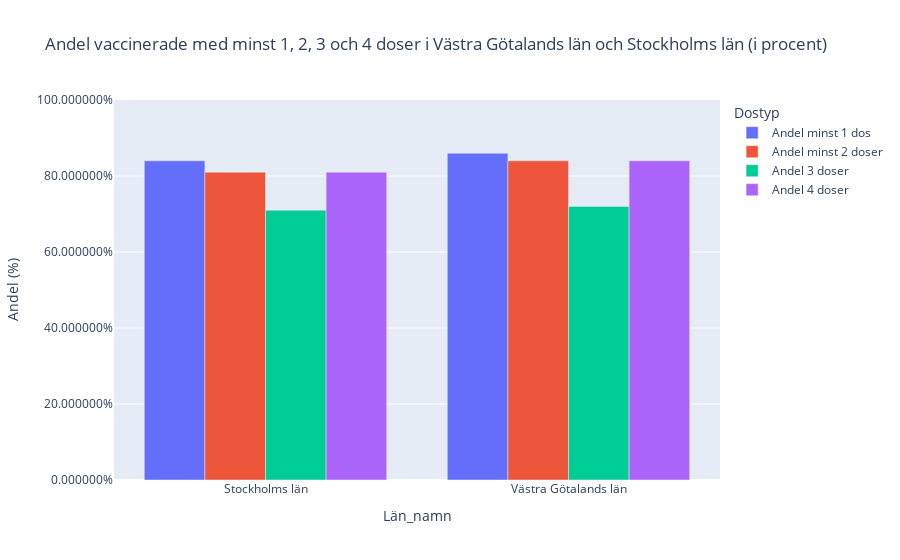

The cell this chart's notebook holds for it:
### Code cell
# Filtrerar dataframe för att endast inkludera Västra Götalands län och Stockholms län.
valda_lan_data = df_covid19_vaccin[df_covid19_vaccin['Län_namn'].isin(['Västra Götalands län', 'Stockholms län'])]

# Uppdaterar 'sammanstallning_lan' för att endast inkludera de valda länen.
valda_lan_sammanstallning = valda_lan_data.groupby('Län_namn').agg({
    'Andel minst 1 dos': 'mean',
    'Andel minst 2 doser': 'mean',
    'Andel 3 doser': 'mean',
    'Andel 4 doser': 'mean'
}).reset_index()

# Avrundar till två decimaler.
for column in valda_lan_sammanstallning.columns[1:]:
    valda_lan_sammanstallning[column] = valda_lan_sammanstallning[column].round(2)

# Skapar en ny figur för de valda länen.
fig_valda_lan = px.bar(
    valda_lan_sammanstallning,
    x='Län_namn',
    y=['Andel minst 1 dos', 'Andel minst 2 doser', 'Andel 3 doser', 'Andel 4 doser'],
    barmode='group',
    title='Andel vaccinerade med minst 1, 2, 3 och 4 doser i Västra Götalands län och Stockholms län (i procent)',
    labels={'value': 'Andel (%)', 'variable': 'Dostyp'}
)

# Uppdaterar och visar diagrammet
fig_valda_lan.update_yaxes(range=[0, 1]) 
fig_valda_lan.update_layout(yaxis_tickformat='%')
fig_valda_lan.show()

### Figure 1 — Plotly figure (JSON) as saved in the notebook; plotly's stock layout.template omitted (floating-point values rounded to 4 significant figures)
{"data": [{"alignmentgroup": "True", "hovertemplate": "Dostyp=Andel minst 1 dos<br>Län_namn=%{x}<br>Andel (%)=%{y}<extra></extra>", "legendgroup": "Andel minst 1 dos", "marker": {"color": "#636efa", "pattern": {"shape": ""}}, "name": "Andel minst 1 dos", "offsetgroup": "Andel minst 1 dos", "orientation": "v", "showlegend": true, "textposition": "auto", "type": "bar", "x": ["Stockholms län", "Västra Götalands län"], "xaxis": "x", "y": [0.84, 0.86], "yaxis": "y"}, {"alignmentgroup": "True", "hovertemplate": "Dostyp=Andel minst 2 doser<br>Län_namn=%{x}<br>Andel (%)=%{y}<extra></extra>", "legendgroup": "Andel minst 2 doser", "marker": {"color": "#EF553B", "pattern": {"shape": ""}}, "name": "Andel minst 2 doser", "offsetgroup": "Andel minst 2 doser", "orientation": "v", "showlegend": true, "textposition": "auto", "type": "bar", "x": ["Stockholms län", "Västra Götalands län"], "xaxis": "x", "y": [0.81, 0.84], "yaxis": "y"}, {"alignmentgroup": "True", "hovertemplate": "Dostyp=Andel 3 doser<br>Län_namn=%{x}<br>Andel (%)=%{y}<extra></extra>", "legendgroup": "Andel 3 doser", "marker": {"color": "#00cc96", "pattern": {"shape": ""}}, "name": "Andel 3 doser", "offsetgroup": "Andel 3 doser", "orientation": "v", "showlegend": true, "textposition": "auto", "type": "bar", "x": ["Stockholms län", "Västra Götalands län"], "xaxis": "x", "y": [0.71, 0.72], "yaxis": "y"}, {"alignmentgroup": "True", "hovertemplate": "Dostyp=Andel 4 doser<br>Län_namn=%{x}<br>Andel (%)=%{y}<extra></extra>", "legendgroup": "Andel 4 doser", "marker": {"color": "#ab63fa", "pattern": {"shape": ""}}, "name": "Andel 4 doser", "offsetgroup": "Andel 4 doser", "orientation": "v", "showlegend": true, "textposition": "auto", "type": "bar", "x": ["Stockholms län", "Västra Götalands län"], "xaxis": "x", "y": [0.81, 0.84], "yaxis": "y"}], "layout": {"barmode": "group", "legend": {"title": {"text": "Dostyp"}, "tracegroupgap": 0}, "title": {"text": "Andel vaccinerade med minst 1, 2, 3 och 4 doser i Västra Götalands län och Stockholms län (i procent)"}, "xaxis": {"anchor": "y", "domain": [0, 1], "title": {"text": "Län_namn"}}, "yaxis": {"anchor": "x", "domain": [0, 1], "range": [0, 1], "tickformat": "%", "title": {"text": "Andel (%)"}}}}
